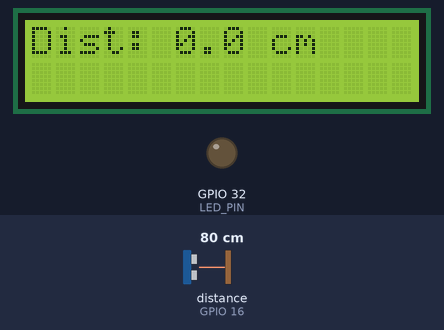
A sketch run on a simulated ESP32. On the bench: 16×2 character LCD, output pins drawn as LEDs (lit = HIGH). Wiring (inferred from the names in the program): ultrasonic range finder: trigger GPIO 4; echo GPIO 16. Inputs (shaded band) come from the test bench; at power-on: distance to the obstacle (sensor on GPIO 16) 80 cm. The echo pulse lasts 58.3 µs per cm; pins used as bus, display or sensor lines are not drawn; what the sketch prints to the serial monitor is not drawn.

Above: at 1.5 s.
1.6 s: distance to the obstacle (sensor on GPIO 16) set to 12 cm
At 10.54 s:
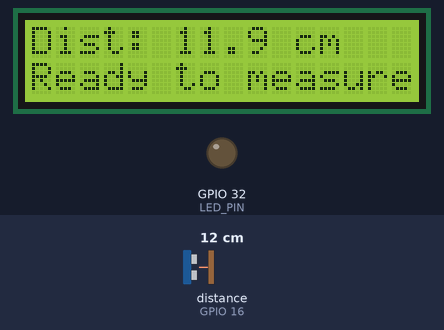
At 11.3 s:
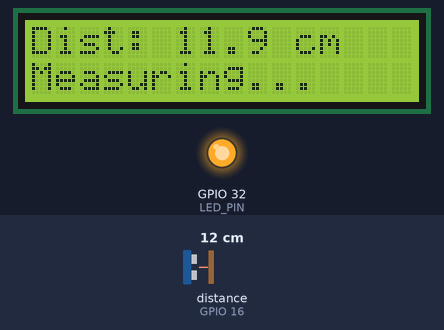
Timing chart, 0 to 12.1 s (numbered marks = the images above; inputs shaded):
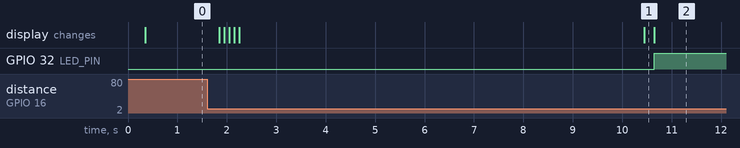

The sketch:

SAYBOLT_Viscometer_Software.ino
```cpp
#include <LiquidCrystal.h>

// LCD pins: RS, E, D4, D5, D6, D7
LiquidCrystal lcd(21, 22, 18, 19, 23, 5);

// Ultrasonic sensor pins
#define TRIG_PIN 4
#define ECHO_PIN 16
#define LED_PIN 32

// Measurement parameters
const float SOUND_SPEED = 0.034; // cm/μs
const float MIN_DISTANCE = 10.00;  // cm
const float MAX_DISTANCE = 15.00;  // cm

#define MEDIAN_FILTER_SIZE 5
float distanceBuffer[MEDIAN_FILTER_SIZE];
byte bufferIndex = 0;
const float SMOOTHING_FACTOR = 0.7;
float smoothedDistance = 0;
float lastValidDistance = 0;

const int DEBOUNCE_COUNT = 3;
int debounceCounter = 0;
unsigned long startTime = 0;
unsigned long stopTime = 0;
bool timing = false;
bool finished = false;
bool gracePeriod = true;
unsigned long graceStartTime = 0;
const unsigned long GRACE_PERIOD = 10000;

const float D1 = 13.84;
const float D2 = 11.835;

const float A_FAST = 0.2447656223;
const float B_FAST = 0.06153034765;
const float A_SLOW = 1.297738228;
const float B_SLOW = -235.6160549;
const float TIME_THRESHOLD = 10.0;

void setup() {
  Serial.begin(115200);
  pinMode(TRIG_PIN, OUTPUT);
  pinMode(ECHO_PIN, INPUT);
  pinMode(LED_PIN, OUTPUT);

  lcd.begin(16, 2);
  lcd.print("Initializing...");

  for (byte i = 0; i < MEDIAN_FILTER_SIZE; i++) {
    distanceBuffer[i] = getRawDistance();
    delay(50);
  }

  lastValidDistance = medianOfArray(distanceBuffer, MEDIAN_FILTER_SIZE);
  smoothedDistance = lastValidDistance;

  graceStartTime = millis();
  updateDisplay();
  Serial.println("System Ready - Enhanced Stability Active");
}

void loop() {
  if (finished) {
    delay(1000);
    return;
  }

  float currentDistance = getFilteredDistance();
  updateDisplay();

  Serial.print("Filtered: ");
  Serial.print(currentDistance, 2);
  Serial.print("cm | Grace: ");
  Serial.println(gracePeriod ? "Yes" : "No");

  if (gracePeriod && (millis() - graceStartTime > GRACE_PERIOD)) {
    gracePeriod = false;
    lcd.setCursor(0, 1);
    lcd.print("Ready to measure ");
    Serial.println("Grace Period Ended");
  }

  if (!gracePeriod && !timing) {
    checkMeasurementStart(currentDistance);
  }

  if (timing && currentDistance < D2) {
    stopMeasurement();
  }

  delay(100);
}

void checkMeasurementStart(float currentDistance) {
  if (currentDistance < D1 && currentDistance > D2) {
    debounceCounter++;
    if (debounceCounter >= DEBOUNCE_COUNT) {
      startTime = millis();
      timing = true;
      digitalWrite(LED_PIN, HIGH);
      lcd.setCursor(0, 1);
      lcd.print("Measuring...    ");
      Serial.println("Measurement Started - Valid Trigger");
      debounceCounter = 0;
    }
  } else {
    debounceCounter = 0;
  }
}

void stopMeasurement() {
  stopTime = millis();
  float seconds = (stopTime - startTime) / 1000.0;

  float viscosity;
  if (seconds < TIME_THRESHOLD) {
    viscosity = A_FAST * seconds - B_FAST / seconds;
    Serial.print("Used fast flow constants | ");
  } else {
    viscosity = A_SLOW * seconds - B_SLOW / seconds;
    Serial.print("Used slow flow constants | ");
  }

  showFinalResults(seconds, viscosity);
  digitalWrite(LED_PIN, LOW);
  finished = true;
}


float getRawDistance() {
  digitalWrite(TRIG_PIN, LOW);
  delayMicroseconds(2);
  digitalWrite(TRIG_PIN, HIGH);
  delayMicroseconds(10);
  digitalWrite(TRIG_PIN, LOW);

  long duration = pulseIn(ECHO_PIN, HIGH, 30000); // Timeout added
  float distance = duration * SOUND_SPEED / 2;

  if (distance < MIN_DISTANCE || distance > MAX_DISTANCE || duration == 0) {
    return lastValidDistance;
  }

  return distance;
}

float medianOfArray(float arr[], byte size) {
  float sorted[size];
  memcpy(sorted, arr, size * sizeof(float));

  for (byte i = 0; i < size - 1; i++) {
    for (byte j = i + 1; j < size; j++) {
      if (sorted[j] < sorted[i]) {
        float temp = sorted[i];
        sorted[i] = sorted[j];
        sorted[j] = temp;
      }
    }
  }

  if (size % 2 == 0) {
    return (sorted[size/2 - 1] + sorted[size/2]) / 2;
  } else {
    return sorted[size/2];
  }
}

float getFilteredDistance() {
  float newReading = getRawDistance();

  distanceBuffer[bufferIndex] = newReading;
  bufferIndex = (bufferIndex + 1) % MEDIAN_FILTER_SIZE;

  float median = medianOfArray(distanceBuffer, MEDIAN_FILTER_SIZE);
  smoothedDistance = SMOOTHING_FACTOR * median + (1.0 - SMOOTHING_FACTOR) * smoothedDistance;

  lastValidDistance = smoothedDistance;
  return smoothedDistance;
}

void updateDisplay() {
  lcd.setCursor(0, 0);
  lcd.print("Dist: ");
  lcd.print(smoothedDistance, 1);
  lcd.print(" cm    ");
}

void showFinalResults(float seconds, float viscosity) {
  lcd.clear();
  lcd.setCursor(0, 0);
  lcd.print("Time: ");
  lcd.print(seconds, 2);
  lcd.print("s");

  lcd.setCursor(0, 1);
  lcd.print("Visc: ");
  lcd.print(viscosity, 2);
  lcd.print(" cSt");

  Serial.print("Time: ");
  Serial.print(seconds, 2);
  Serial.print("s | Viscosity: ");
  Serial.print(viscosity, 2);
  Serial.println(" cSt");
}
```

Measured:
- after the input at 1.6 s, GPIO 32 (LED_PIN): LOW → HIGH after 9.0 s; the display: first changes after 0.24 s (image 1 shows a later state)
